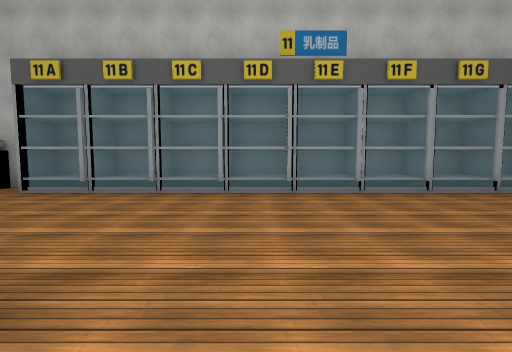
[1] (above)

19 first-person views from a walk through a Unity game level. The camera is 1.4 m above the floor, tilts 4° down and sees 90° across. The floor is counted in squares, 2 m on a side. Each view is taken from the middle of a square. On the plan, view 1 faces up. The plan holds only what a view shows up to about 9 squares ahead; the rest is blank. The place goes on beyond the plan. The player character is not drawn. Some surface patterns are stand-ins.

[2]
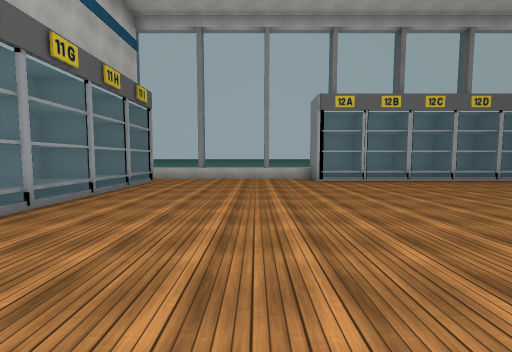

[3]
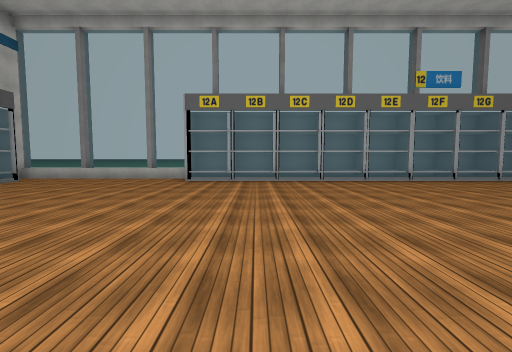

[4]
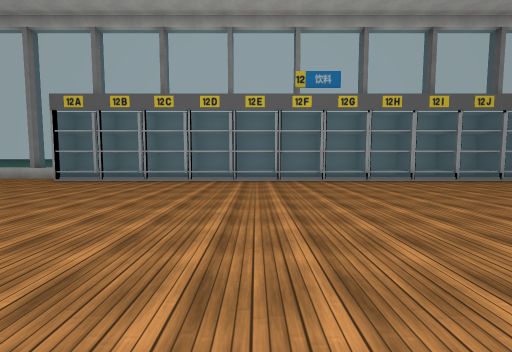

[5]
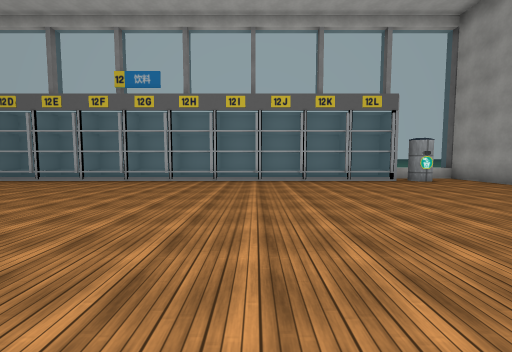

[6]
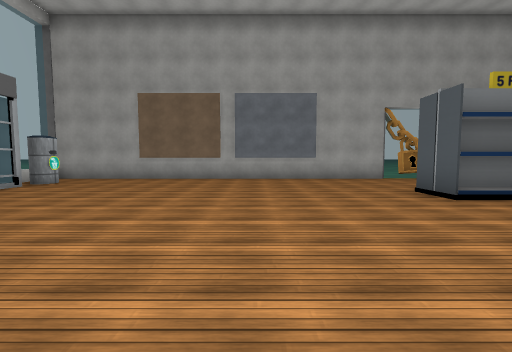

[7]
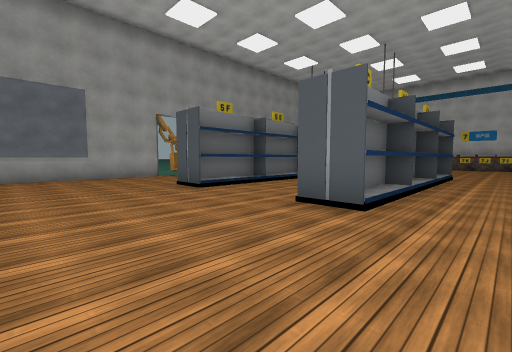

[8]
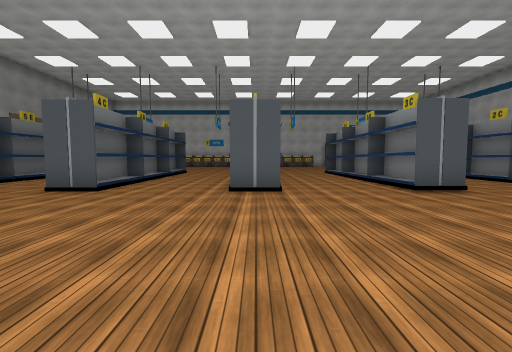

[9]
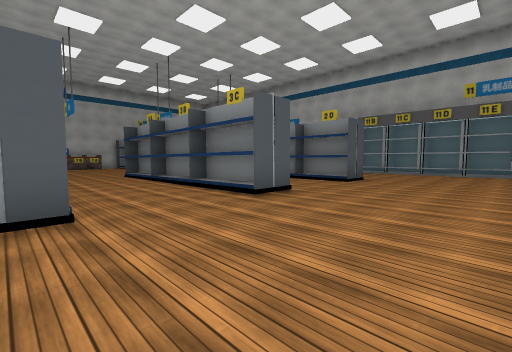

[10]
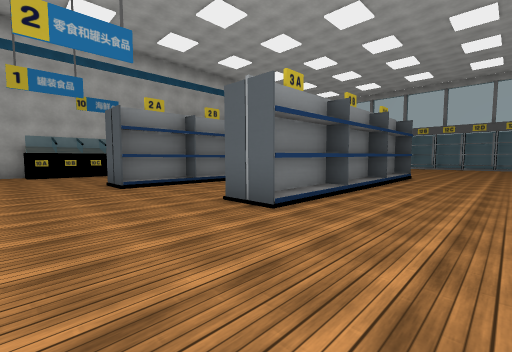

[11]
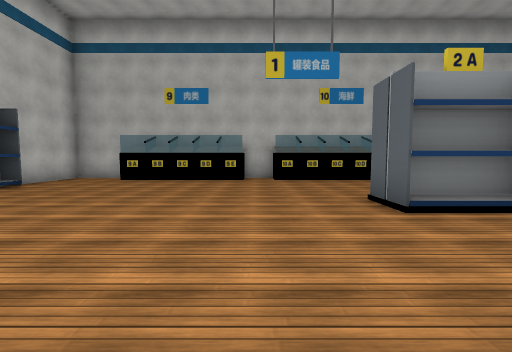

[12]
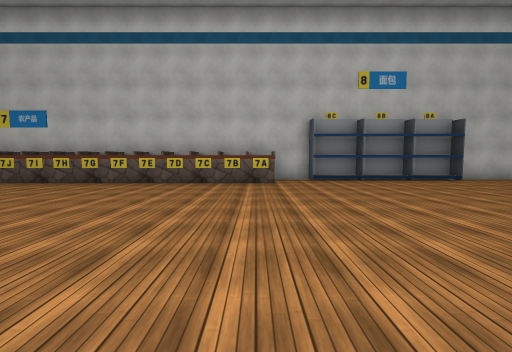

[13]
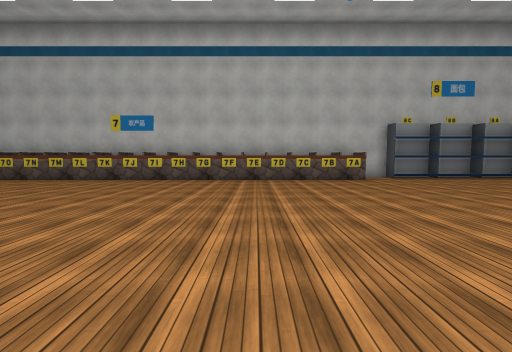

[14]
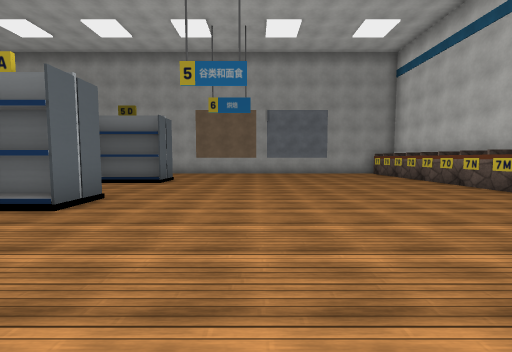

[15]
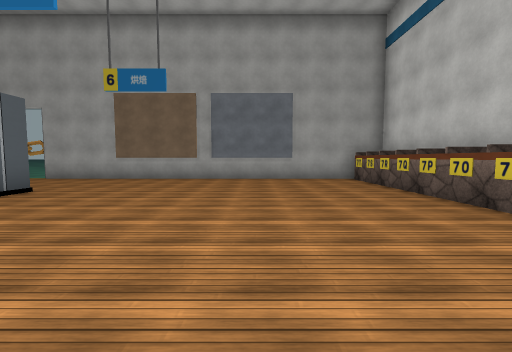

[16]
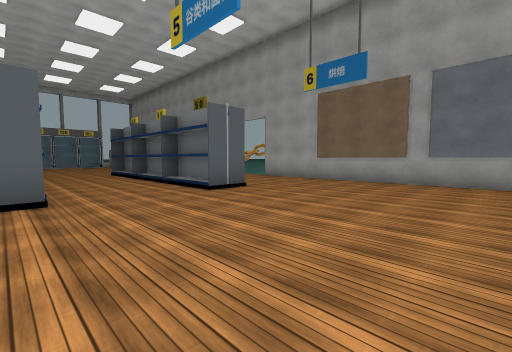

[17]
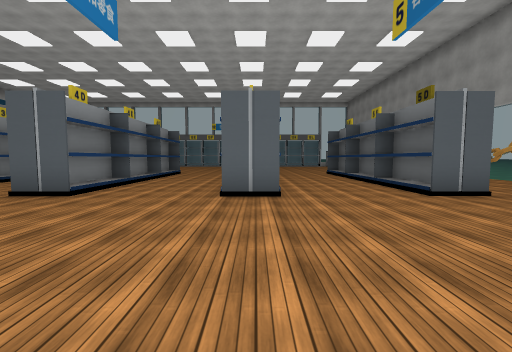

[18]
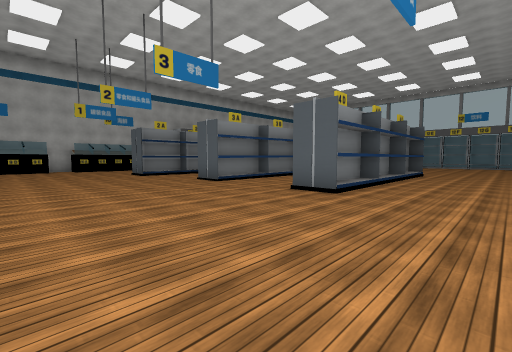

[19]
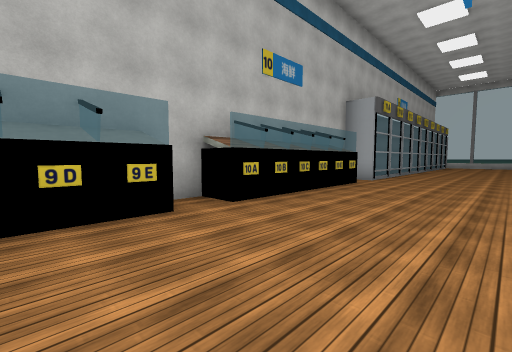

### Floor plan
Key: @ floor where view 1 was taken; # wall or solid block; . floor; = window, fence, low wall or low ledge; ^ raised ledge; O other object.
Columns run from 18 left of view 1 to 9 right of it. Each row starts with its distance up from view 1.
  6  ## OOO##   ##^^^^^^^^^^^ ##
  5 #..OOOO.#####.^^^^^^#^^^^^.^
  4 #..........................=
  3  #.........................^
  2  #.........................=
  1  #.......########..........^
  0  #..........  ....@.......##
 -1  #..........   ...........^#
 -2  ..........     ..........^#
 -3  ^........#######.........^#
 -4  #........................##
 -5  #........................^#
 -6  #........................^#
 -7  #........#######.........^#
 -8  #........................^#
 -9  #........................^#
-10  #........................^#
-11  #........#######.........^#
-12  #........................##
-13  #........................^#
-14  #........................^#
-15  #........#######.........^#
-16  #..........    ..........^#
-17  #...........   ..........O^
-18  #............ ............^
-19  ###########################

Positions as (right, up) in squares from view 1, and headings:
1: (0, 0), facing up
2: (0, 2), facing right
3: (0, -2), facing right
4: (0, -6), facing right
5: (0, -12), facing right
6: (2, -10), facing down
7: (2, -9), facing down-left
8: (4, -7), facing left
9: (2, -7), facing up-left
10: (-11, -6), facing up-right
11: (-11, -3), facing up
12: (-9, -3), facing left
13: (-8, -6), facing left
14: (-11, -7), facing down
15: (-13, -10), facing down
16: (-13, -11), facing down-right
17: (-13, -11), facing right
18: (-13, -10), facing up-right
19: (-13, 2), facing up-right
